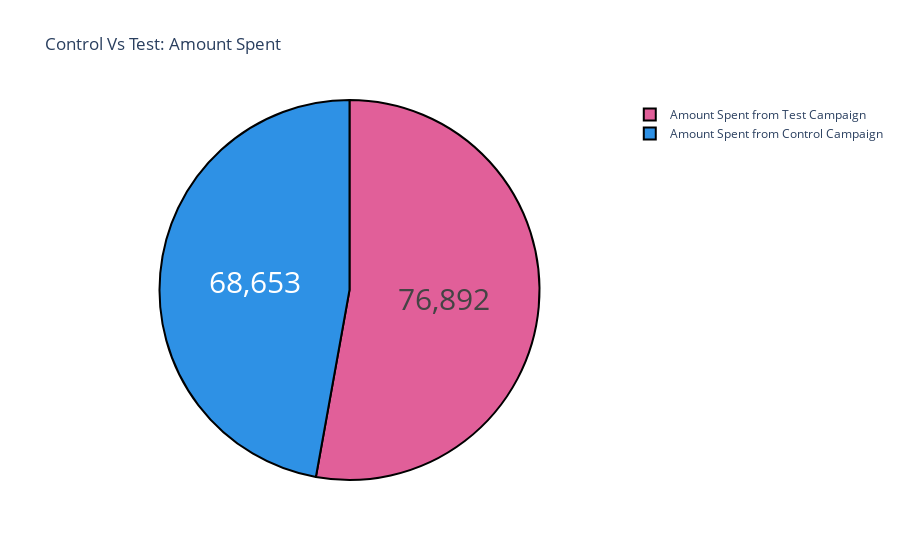

Notebook source saved alongside this figure:
### Code cell
label=['Amount Spent from Control Campaign',
       'Amount Spent from Test Campaign']
counts=[sum(control_data.Spend_USD),
        sum(test_data.Spend_USD)]
fig=go.Figure(data=[go.Pie(labels=label,values=counts)])
fig.update_layout(title_text='Control Vs Test: Amount Spent ')
fig.update_traces(hoverinfo='label+percent', textinfo='value', 
                  textfont_size=30,
                  marker=dict(colors=px.colors.qualitative.Dark24,line=dict(color='black', width=2)))
fig.show()

### Figure 1 — Plotly figure (JSON) as saved in the notebook; plotly's stock layout.template omitted (floating-point values rounded to 4 significant figures)
{"data": [{"hoverinfo": "label+percent", "labels": ["Amount Spent from Control Campaign", "Amount Spent from Test Campaign"], "marker": {"colors": ["#2E91E5", "#E15F99", "#1CA71C", "#FB0D0D", "#DA16FF", "#222A2A", "#B68100", "#750D86", "#EB663B", "#511CFB", "#00A08B", "#FB00D1", "#FC0080", "#B2828D", "#6C7C32", "#778AAE", "#862A16", "#A777F1", "#620042", "#1616A7", "#DA60CA", "#6C4516", "#0D2A63", "#AF0038"], "line": {"color": "black", "width": 2}}, "textfont": {"size": 30}, "textinfo": "value", "type": "pie", "values": [68653, 76892]}], "layout": {"title": {"text": "Control Vs Test: Amount Spent "}}}
